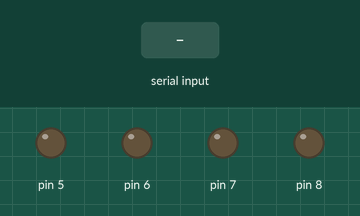
Simulated run of this sketch. Board: Arduino Uno, built with avr-gcc and run on an emulated ATmega328P. Shown: output pins drawn as LEDs (lit = HIGH). The inputs (shaded band) are chosen by the test bench.

Above: at 0.9 s.
1.0 s: "l" received over Serial
At 1.9 s:
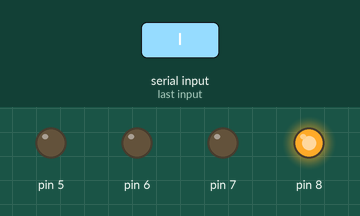
2.5 s: "r" received over Serial
At 3.1 s:
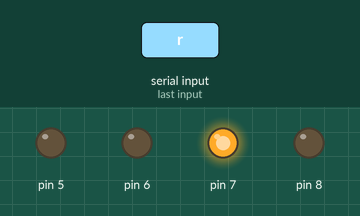
4.0 s: "u" received over Serial
At 5.2 s:
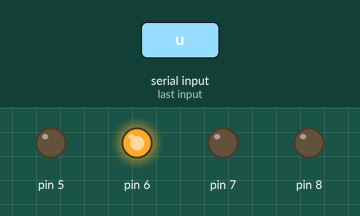
5.5 s: "d" received over Serial
At 6.6 s:
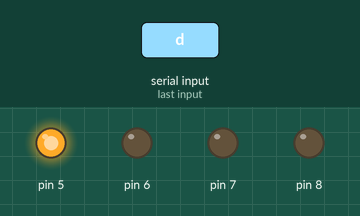
Timing chart, 0 to 8.0 s (numbered marks = the images above; inputs shaded):
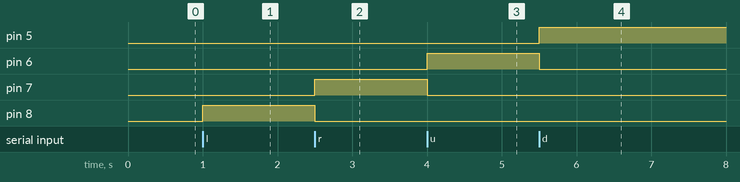

The sketch:

LED_control.ino
```cpp
char a;
void setup()
{
  pinMode(8,OUTPUT);
  pinMode(7,OUTPUT);
  pinMode(6,OUTPUT);
  pinMode(5,OUTPUT);
  Serial.begin(38400);
  while(!Serial.available())
  {
  }
}

void allOff()
{
  digitalWrite(8,LOW);
  digitalWrite(6,LOW);
  digitalWrite(5,LOW);
  digitalWrite(7,LOW);
}

void loop()
{
  if(Serial.available())
  {
    a=Serial.read();
    if(a=='l')
    {
      allOff();
      digitalWrite(8,HIGH);
    }
    else if(a=='r')
    {
      allOff();
      digitalWrite(7,HIGH);
    }
    else if(a=='u')
    {
      allOff();
      digitalWrite(6,HIGH);
    }
    else if(a=='d')
    {
      allOff();
      digitalWrite(5,HIGH);
    }

  }
}
```

Measured:
- after the input at 1.0 s, pin 8: LOW → HIGH at once
- after the input at 2.5 s, pin 7: LOW → HIGH at once; pin 8: HIGH → LOW at once
- after the input at 4.0 s, pin 6: LOW → HIGH at once; pin 7: HIGH → LOW at once
- after the input at 5.5 s, pin 5: LOW → HIGH at once; pin 6: HIGH → LOW at once
